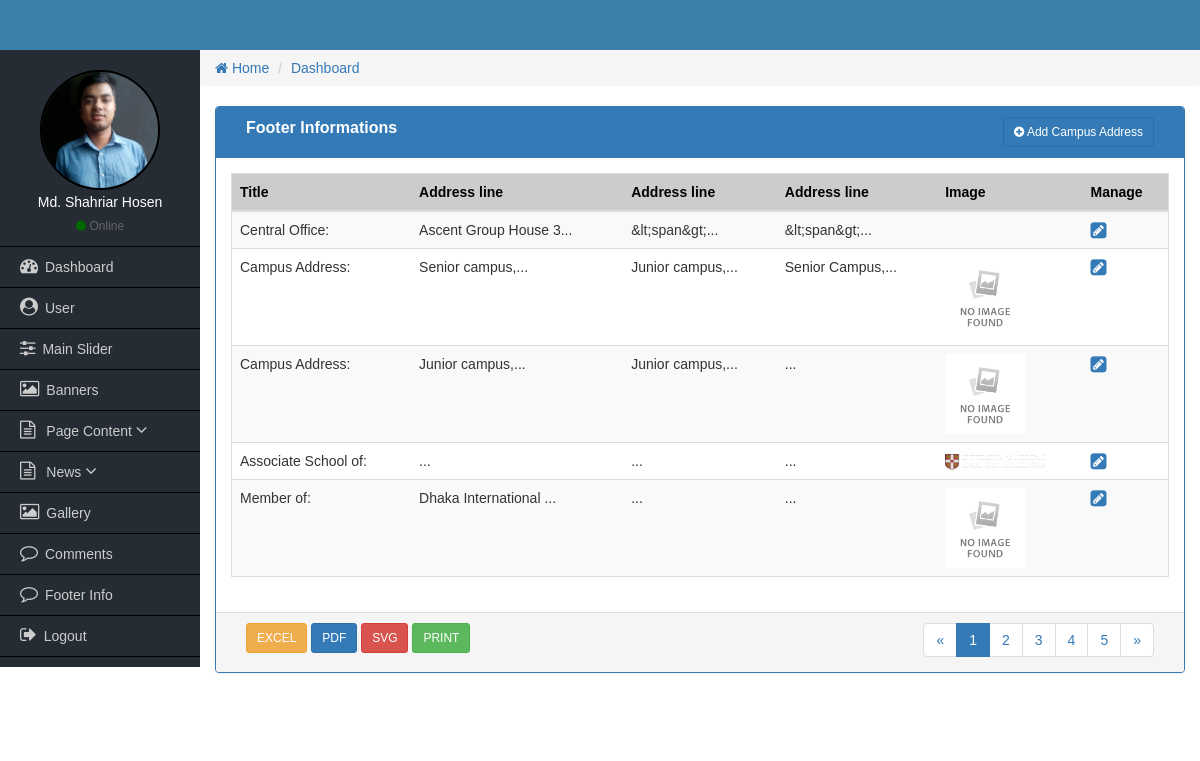
The page /admin/footer-info.php (signed in) on the database as committed earlier.
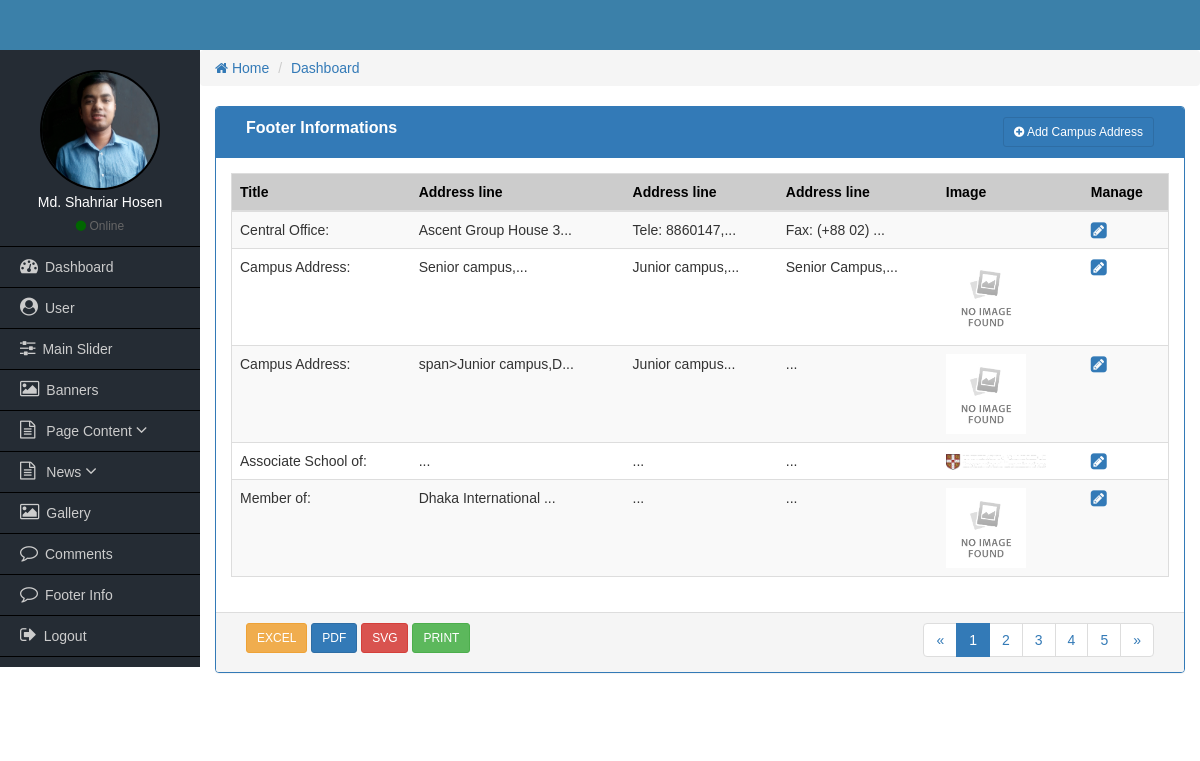
The same page on the database as committed later.
### tables this page shows
CREATE TABLE `tbl_user` (
  `id` int(11) NOT NULL,
  `name` varchar(50) NOT NULL,
  `phone` varchar(25) NOT NULL,
  `email` varchar(50) NOT NULL,
  `username` varchar(50) NOT NULL,
  `password` varchar(50) NOT NULL,
  `role_id` int(11) NOT NULL,
  `image` varchar(255) NOT NULL
);

CREATE TABLE `footer_info` (
  `finfo_id` int(11) NOT NULL,
  `finfo_title` varchar(30) NOT NULL,
  `finfo_address_one` varchar(255) NOT NULL,
  `finfo_address_two` varchar(255) NOT NULL,
  `finfo_address_three` varchar(255) NOT NULL,
  `finfo_address_four` varchar(255) NOT NULL,
  `finfo_image` varchar(255) NOT NULL,
  `finfo_cat_id` int(11) NOT NULL
);

### admin/functions/admin-functions.php (called while the page is built, shortened)
<?php ob_start(); session_start();
	function getAdminHeader(){
		require_once('includes/header.php');
	}
	function getAdminSidebar(){
		require_once('includes/sidebar.php');
	}
	function getBreadcrum(){
		include_once('includes/breadcrum.php');
	}
	function getAdminFooter(){
		require_once('includes/footer.php');
	}
?>

### admin/footer-info.php (the view, shortened to what this page needs)
<?php
	require_once('functions/admin-functions.php');
  if($_SESSION['role'] <=2){
	getAdminHeader();
  getAdminSidebar();
  getBreadcrum();
?>
<div class="col-md-12">
    <div class="panel panel-primary">
        <div class="panel-heading">
            <div class="col-md-9 heading_title">
                 Footer Informations
             </div>
             <div class="col-md-3 text-right">
                <a href="add-user.php" class="btn btn-sm btn btn-primary"><i class="fa fa-plus-circle"></i> Add Campus Address</a>
            </div>
            <div class="clearfix"></div>
        </div>
      <div class="panel-body">
          <table class="table table-responsive table-striped table-hover table_cus">
              <thead class="table_head">
                <tr>
                    <th>Title</th>
                    <th>Address line</th>
                    <th>Address line</th>
                    <th>Address line</th>
                    <th>Image</th>
                    <th>Manage</th>
                </tr>
              </thead>
              <tbody>
                <?php
                  $query = "SELECT * FROM footer_info";
                  $sqlQuery = mysqli_query($dbconnect, $query);
                  while($row = mysqli_fetch_array($sqlQuery)) : ?>
                  <tr>
                      <td><?= $row['finfo_title']; ?></td>
                      <td><?= substr($row['finfo_address_one'],0,20); ?>...</td>
                      <td><?= substr($row['finfo_address_two'],0,20); ?>...</td>
                      <td><?= substr($row['finfo_address_three'],0,20); ?>...</td>
                       <td class="hidden-xs">
                        <?php
                          if($row['finfo_image'] == '') : ?>
                            <img src="uploads/noimagefound.jpg" height="80" alt="">
                          <?php else: ?>
                            <img src="uploads/<?= $row['finfo_image']; ?>" width="100" alt="">
                          <?php endif; ?>
                      </td>
                      <td>
                          <a href="edit-finfo.php?id=<?= $row['finfo_id']; ?>"><i class="fa fa-pencil-square fa-lg"></i></a>
                      </td>
                  </tr>
                <?php endwhile; ?>
              </tbody>
          </table>
      </div>
      <div class="panel-footer">
        <div class="col-md-4">
            <a href="#" class="btn btn-sm btn-warning">EXCEL</a>
            <a href="#" class="btn btn-sm btn-primary">PDF</a>
            <a href="#" class="btn btn-sm btn-danger">SVG</a>
            <a href="#" class="btn btn-sm btn-success">PRINT</a>
        </div>
        <div class="col-md-4">
        </div>
        <div class="col-md-4 text-right">
            <nav aria-label="Page navigation">
              <ul class="pagination pagina_cus">
                <li>
                  <a href="#" aria-label="Previous">
                    <span aria-hidden="true">&laquo;</span>
                  </a>
                </li>
                <li class="active"><a href="#">1</a></li>
                <li><a href="#">2</a></li>
                <li><a href="#">3</a></li>
                <li><a href="#">4</a></li>
                <li><a href="#">5</a></li>
                <li>
                  <a href="#" aria-label="Next">
                    <span aria-hidden="true">&raquo;</span>
                  </a>
                </li>
              </ul>
            </nav>
        </div>
        <div class="clearfix"></div>
      </div>
    </div>
</div>
<?php
	 getAdminFooter();
  }else{
    echo "Access Denied!";
  }
?>

### admin/includes/header.php (shortened to what this page needs)
<!DOCTYPE html>
<html lang="en">
  <head>
    <link type="text/css" rel="stylesheet" href="css/font-awesome.min.css"/>
    <link type="text/css" href="css/bootstrap.min.css" rel="stylesheet">
    <link type="text/css" rel="stylesheet" href="css/style.css"/>
    <link type="text/css" rel="stylesheet" href="css/sidebar.css"/>
    <link type="text/css" rel="stylesheet" href="css/jquery-ui.css"/>
  </head>
  <body>
  	<div class="container-fluid header_full">
    	<div class="container header">
        </div>
    </div>

### admin/includes/sidebar.php (shortened to what this page needs)
<?php include_once('config.php'); ?>
<div class="container-fluid content_full">
    <div class="row">
        <div class="col-md-2 sidebar pd0">
            <div class="side_user">
                <?php
                     $id = $_SESSION['userid'];
                     $select ="SELECT * FROM tbl_user WHERE id='$id' ";
                     $query = mysqli_query($dbconnect, $select);
                     $row = mysqli_fetch_array($query);
                ?>
                <img class="img-responsive" src="uploads/<?= $row['image']; ?>"/>
                <h4><?php echo $_SESSION['name']; ?></h4>
                <span><i class="fa fa-circle"></i>  Online</span>
            </div>
            <ul>
                <li><a href="index.php"><i class="fa fa-dashboard"></i>Dashboard</a></li>
            <?php if($_SESSION['role'] <= 1){ ?>
                <li><a href="all-user.php"><i class="fa fa-user-circle"></i>User</a></li>
            <?php } ?>
            <?php if($_SESSION['role'] <= 2){ ?>
                <li><a href="all-sliders.php"><i class="fa fa-sliders"></i>Main Slider</a></li>
                <li><a href="all-banners.php"><i class="fa fa-image"></i>Banners</a></li>
                <li  data-toggle="collapse" data-target="#products" class="collapsed active">
                  <a href="#"><i class="fa fa-file-text-o"></i> Page Content <i class="fa fa-angle-down"></i> </span></a>
                </li>
                <li  data-toggle="collapse" data-target="#news" class="collapsed active">
                  <a href="#"><i class="fa fa-file-text-o"></i> News <i class="fa fa-angle-down"></i> </span></a>
                </li>
                    <li><a href="gallery.php"><i class="fa fa-image"></i>Gallery</a></li>
                    <li><a href="all-comments.php"><i class="fa fa-comment-o"></i>Comments</a></li>
                    <li><a href="footer-info.php"><i class="fa fa-comment-o"></i>Footer Info</a></li>
            <?php } ?>
                <li><a href="logout.php"><i class="fa fa-sign-out"></i>Logout</a></li>
            </ul>
        </div>

### admin/includes/breadcrum.php
<div class="col-md-10 admin-part pd0">
<ol class="breadcrumb">
  <li><a href="#"><i class="fa fa-home"></i> Home</a></li>
  <li><a href="#">Dashboard</a></li>
</ol>

### admin/includes/footer.php (shortened to what this page needs)
	 		</div>
         </div>
    </div>
    <div class="container-fluid footer_full">
    	<div class="container footer">
        </div>
    </div>
  </body>
</html>

### admin/css/style.css (style rules this page uses)
* { margin:0px; padding:0px; outline:0px; }
img { border:0px; }
ul, ol { list-style-type:none; }
a { text-decoration:none; }
.pd0 { padding-left:0px; padding-right:0px; padding-top:0px; padding-bottom:0px; }
body { font-family:Verdana, Geneva, sans-serif; }
.header_full { background:#3b80a9; }
.header { height:50px; }
.sidebar { background-color:#252c34; min-height:600px; }
.side_user { text-align:center; color:#fff; padding:20px 0px 10px; border-bottom:1px solid #000; }
.side_user img { width:120px; height:120px; border:2px solid #000; border-radius:50%; display:inline-block; }
.side_user h4 { font-size:14px; margin:5px 0px; }
.side_user span { color:#666; font-size:12px; }
.side_user span i { color:#060; }
.sidebar ul li a { font-size:14px; color:#CCC; line-height:40px; padding-left:20px; display:block; border-bottom:1px solid #000; }
.sidebar ul li a i { font-size:18px; padding-right:7px; }
.footer_full { background-color:#000; }
.footer { height:40px; }
.heading_title { font-size:16px; font-weight:bold; }
.table_cus { border:1px solid #ddd; }
.table_head { background-color:#ccc; color:#000; }
.pagina_cus { padding:0px; margin:0px; }
.panel-body { padding: 15px; }
.container-fluid.footer_full { background:transparent; }

### admin/css/sidebar.css (style rules this page uses)
body { margin: 0px; padding: 0px; }

Rows that differ between the two databases and show on the page:
changed footer_info "Central Office:": finfo_address_two "&lt;span&gt;" → "Tele: 8860147,"; finfo_address_three "&lt;span&gt;" → "Fax: (+88 02)"
changed footer_info: finfo_address_one "Junior campus," → "span>Junior campus,D"; finfo_address_two "Junior campus," → "Junior campus"
